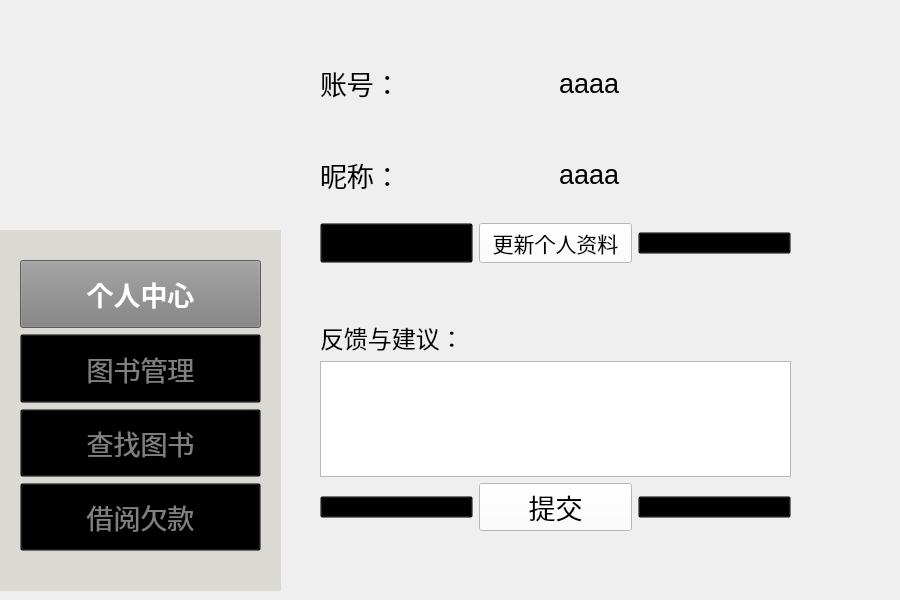
<?xml version="1.0" encoding="UTF-8"?>
<ui version="4.0">
 <class>personal</class>
 <widget class="QWidget" name="personal">
  <property name="geometry">
   <rect>
    <x>0</x>
    <y>0</y>
    <width>900</width>
    <height>600</height>
   </rect>
  </property>
  <property name="windowTitle">
   <string>Form</string>
  </property>
  <widget class="QWidget" name="verticalLayoutWidget_4">
   <property name="geometry">
    <rect>
     <x>320</x>
     <y>320</y>
     <width>471</width>
     <height>211</height>
    </rect>
   </property>
   <layout class="QVBoxLayout" name="request">
    <item>
     <widget class="QLabel" name="label_4">
      <property name="font">
       <font>
        <pointsize>18</pointsize>
       </font>
      </property>
      <property name="text">
       <string>反馈与建议：</string>
      </property>
     </widget>
    </item>
    <item>
     <widget class="QTextEdit" name="textEdit"/>
    </item>
    <item>
     <layout class="QHBoxLayout" name="horizontalLayout_2">
      <item>
       <widget class="QPushButton" name="None_2">
        <property name="enabled">
         <bool>false</bool>
        </property>
        <property name="styleSheet">
         <string notr="true">QPushButton {
    opacity: 0;  /* 设置按钮透明度 */
background-color: transparent;
}</string>
        </property>
        <property name="text">
         <string/>
        </property>
       </widget>
      </item>
      <item>
       <widget class="QPushButton" name="pushButton_2">
        <property name="font">
         <font>
          <pointsize>20</pointsize>
         </font>
        </property>
        <property name="styleSheet">
         <string notr="true">QPushButton {
    background-color: white;}</string>
        </property>
        <property name="text">
         <string>提交</string>
        </property>
       </widget>
      </item>
      <item>
       <widget class="QPushButton" name="None_1">
        <property name="enabled">
         <bool>false</bool>
        </property>
        <property name="styleSheet">
         <string notr="true">QPushButton {
    opacity: 0;  /* 设置按钮透明度 */
background-color: transparent;
}</string>
        </property>
        <property name="text">
         <string/>
        </property>
       </widget>
      </item>
     </layout>
    </item>
   </layout>
  </widget>
  <widget class="QWidget" name="verticalLayoutWidget">
   <property name="geometry">
    <rect>
     <x>0</x>
     <y>230</y>
     <width>281</width>
     <height>361</height>
    </rect>
   </property>
   <layout class="QVBoxLayout" name="mode">
    <item>
     <widget class="QFrame" name="frame">
      <property name="enabled">
       <bool>true</bool>
      </property>
      <property name="acceptDrops">
       <bool>false</bool>
      </property>
      <property name="autoFillBackground">
       <bool>false</bool>
      </property>
      <property name="styleSheet">
       <string notr="true">QFrame {
    background-color: rgb(218,217,211); 
}
</string>
      </property>
      <property name="frameShape">
       <enum>QFrame::Shape::NoFrame</enum>
      </property>
      <property name="frameShadow">
       <enum>QFrame::Shadow::Plain</enum>
      </property>
      <widget class="QWidget" name="verticalLayoutWidget_2">
       <property name="geometry">
        <rect>
         <x>20</x>
         <y>30</y>
         <width>241</width>
         <height>291</height>
        </rect>
       </property>
       <layout class="QVBoxLayout" name="verticalLayout_2">
        <item>
         <widget class="QPushButton" name="PersonalMode_Button">
          <property name="enabled">
           <bool>true</bool>
          </property>
          <property name="sizePolicy">
           <sizepolicy hsizetype="Expanding" vsizetype="Expanding">
            <horstretch>0</horstretch>
            <verstretch>0</verstretch>
           </sizepolicy>
          </property>
          <property name="font">
           <font>
            <pointsize>20</pointsize>
            <bold>true</bold>
           </font>
          </property>
          <property name="focusPolicy">
           <enum>Qt::FocusPolicy::ClickFocus</enum>
          </property>
          <property name="layoutDirection">
           <enum>Qt::LayoutDirection::LeftToRight</enum>
          </property>
          <property name="autoFillBackground">
           <bool>false</bool>
          </property>
          <property name="styleSheet">
           <string notr="true">QPushButton {
    background-color: gray;
    color: white;
}</string>
          </property>
          <property name="text">
           <string>个人中心</string>
          </property>
         </widget>
        </item>
        <item>
         <widget class="QPushButton" name="BookMode_Button">
          <property name="enabled">
           <bool>true</bool>
          </property>
          <property name="sizePolicy">
           <sizepolicy hsizetype="Expanding" vsizetype="Expanding">
            <horstretch>0</horstretch>
            <verstretch>0</verstretch>
           </sizepolicy>
          </property>
          <property name="palette">
           <palette>
            <active>
             <colorrole role="WindowText">
              <brush brushstyle="SolidPattern">
               <color alpha="255">
                <red>128</red>
                <green>128</green>
                <blue>128</blue>
               </color>
              </brush>
             </colorrole>
             <colorrole role="Button">
              <brush brushstyle="SolidPattern">
               <color alpha="0">
                <red>0</red>
                <green>0</green>
                <blue>0</blue>
               </color>
              </brush>
             </colorrole>
             <colorrole role="Text">
              <brush brushstyle="SolidPattern">
               <color alpha="255">
                <red>128</red>
                <green>128</green>
                <blue>128</blue>
               </color>
              </brush>
             </colorrole>
             <colorrole role="ButtonText">
              <brush brushstyle="SolidPattern">
               <color alpha="255">
                <red>128</red>
                <green>128</green>
                <blue>128</blue>
               </color>
              </brush>
             </colorrole>
             <colorrole role="Base">
              <brush brushstyle="SolidPattern">
               <color alpha="0">
                <red>0</red>
                <green>0</green>
                <blue>0</blue>
               </color>
              </brush>
             </colorrole>
             <colorrole role="Window">
              <brush brushstyle="SolidPattern">
               <color alpha="0">
                <red>0</red>
                <green>0</green>
                <blue>0</blue>
               </color>
              </brush>
             </colorrole>
             <colorrole role="PlaceholderText">
              <brush brushstyle="SolidPattern">
               <color alpha="128">
                <red>128</red>
                <green>128</green>
                <blue>128</blue>
               </color>
              </brush>
             </colorrole>
            </active>
            <inactive>
             <colorrole role="WindowText">
              <brush brushstyle="SolidPattern">
               <color alpha="255">
                <red>128</red>
                <green>128</green>
                <blue>128</blue>
               </color>
              </brush>
             </colorrole>
             <colorrole role="Button">
              <brush brushstyle="SolidPattern">
               <color alpha="0">
                <red>0</red>
                <green>0</green>
                <blue>0</blue>
               </color>
              </brush>
             </colorrole>
             <colorrole role="Text">
              <brush brushstyle="SolidPattern">
               <color alpha="255">
                <red>128</red>
                <green>128</green>
                <blue>128</blue>
               </color>
              </brush>
             </colorrole>
             <colorrole role="ButtonText">
              <brush brushstyle="SolidPattern">
               <color alpha="255">
                <red>128</red>
                <green>128</green>
                <blue>128</blue>
               </color>
              </brush>
             </colorrole>
             <colorrole role="Base">
              <brush brushstyle="SolidPattern">
               <color alpha="0">
                <red>0</red>
                <green>0</green>
                <blue>0</blue>
               </color>
              </brush>
             </colorrole>
             <colorrole role="Window">
              <brush brushstyle="SolidPattern">
               <color alpha="0">
                <red>0</red>
                <green>0</green>
                <blue>0</blue>
               </color>
              </brush>
             </colorrole>
             <colorrole role="PlaceholderText">
              <brush brushstyle="SolidPattern">
               <color alpha="128">
                <red>128</red>
                <green>128</green>
                <blue>128</blue>
               </color>
              </brush>
             </colorrole>
            </inactive>
            <disabled>
             <colorrole role="WindowText">
              <brush brushstyle="SolidPattern">
               <color alpha="255">
                <red>128</red>
                <green>128</green>
                <blue>128</blue>
               </color>
              </brush>
             </colorrole>
             <colorrole role="Button">
              <brush brushstyle="SolidPattern">
               <color alpha="0">
                <red>0</red>
                <green>0</green>
                <blue>0</blue>
               </color>
              </brush>
             </colorrole>
             <colorrole role="Text">
              <brush brushstyle="SolidPattern">
               <color alpha="255">
                <red>128</red>
                <green>128</green>
                <blue>128</blue>
               </color>
              </brush>
             </colorrole>
             <colorrole role="ButtonText">
              <brush brushstyle="SolidPattern">
               <color alpha="255">
                <red>128</red>
                <green>128</green>
                <blue>128</blue>
               </color>
              </brush>
             </colorrole>
             <colorrole role="Base">
              <brush brushstyle="SolidPattern">
               <color alpha="0">
                <red>0</red>
                <green>0</green>
                <blue>0</blue>
               </color>
              </brush>
             </colorrole>
             <colorrole role="Window">
              <brush brushstyle="SolidPattern">
               <color alpha="0">
                <red>0</red>
                <green>0</green>
                <blue>0</blue>
               </color>
              </brush>
             </colorrole>
             <colorrole role="PlaceholderText">
              <brush brushstyle="SolidPattern">
               <color alpha="128">
                <red>128</red>
                <green>128</green>
                <blue>128</blue>
               </color>
              </brush>
             </colorrole>
            </disabled>
           </palette>
          </property>
          <property name="font">
           <font>
            <pointsize>20</pointsize>
           </font>
          </property>
          <property name="mouseTracking">
           <bool>false</bool>
          </property>
          <property name="acceptDrops">
           <bool>false</bool>
          </property>
          <property name="layoutDirection">
           <enum>Qt::LayoutDirection::LeftToRight</enum>
          </property>
          <property name="autoFillBackground">
           <bool>false</bool>
          </property>
          <property name="styleSheet">
           <string notr="true">QPushButton {
    background-color: transparent;
    color: grey;
}
</string>
          </property>
          <property name="text">
           <string>图书管理</string>
          </property>
         </widget>
        </item>
        <item>
         <widget class="QPushButton" name="FindBookMode_Button">
          <property name="sizePolicy">
           <sizepolicy hsizetype="Expanding" vsizetype="Expanding">
            <horstretch>0</horstretch>
            <verstretch>0</verstretch>
           </sizepolicy>
          </property>
          <property name="font">
           <font>
            <pointsize>20</pointsize>
            <bold>false</bold>
           </font>
          </property>
          <property name="layoutDirection">
           <enum>Qt::LayoutDirection::LeftToRight</enum>
          </property>
          <property name="autoFillBackground">
           <bool>false</bool>
          </property>
          <property name="styleSheet">
           <string notr="true">QPushButton {
    background-color: transparent;
    color: grey;
}
</string>
          </property>
          <property name="text">
           <string>查找图书</string>
          </property>
         </widget>
        </item>
        <item>
         <widget class="QPushButton" name="PayMode_Button">
          <property name="sizePolicy">
           <sizepolicy hsizetype="Expanding" vsizetype="Expanding">
            <horstretch>0</horstretch>
            <verstretch>0</verstretch>
           </sizepolicy>
          </property>
          <property name="font">
           <font>
            <pointsize>20</pointsize>
           </font>
          </property>
          <property name="layoutDirection">
           <enum>Qt::LayoutDirection::LeftToRight</enum>
          </property>
          <property name="autoFillBackground">
           <bool>false</bool>
          </property>
          <property name="styleSheet">
           <string notr="true">QPushButton {
    background-color: transparent;
    color: grey;
}
</string>
          </property>
          <property name="text">
           <string>借阅欠款</string>
          </property>
         </widget>
        </item>
       </layout>
       <zorder>BookMode_Button</zorder>
       <zorder>FindBookMode_Button</zorder>
       <zorder>PayMode_Button</zorder>
       <zorder>PersonalMode_Button</zorder>
      </widget>
     </widget>
    </item>
   </layout>
  </widget>
  <widget class="QWidget" name="verticalLayoutWidget_3">
   <property name="geometry">
    <rect>
     <x>320</x>
     <y>40</y>
     <width>471</width>
     <height>223</height>
    </rect>
   </property>
   <layout class="QVBoxLayout" name="personal_2">
    <item>
     <layout class="QHBoxLayout" name="horizontalLayout_5">
      <item>
       <widget class="QLabel" name="label_9">
        <property name="font">
         <font>
          <pointsize>20</pointsize>
         </font>
        </property>
        <property name="text">
         <string>账号：</string>
        </property>
       </widget>
      </item>
      <item>
       <widget class="QLabel" name="acc_label">
        <property name="font">
         <font>
          <pointsize>20</pointsize>
         </font>
        </property>
        <property name="text">
         <string>aaaa</string>
        </property>
       </widget>
      </item>
     </layout>
    </item>
    <item>
     <layout class="QHBoxLayout" name="horizontalLayout">
      <item>
       <widget class="QLabel" name="label_6">
        <property name="font">
         <font>
          <pointsize>20</pointsize>
         </font>
        </property>
        <property name="text">
         <string>昵称：</string>
        </property>
       </widget>
      </item>
      <item>
       <widget class="QLabel" name="nickname_label">
        <property name="font">
         <font>
          <pointsize>20</pointsize>
         </font>
        </property>
        <property name="text">
         <string>aaaa</string>
        </property>
       </widget>
      </item>
     </layout>
    </item>
    <item>
     <layout class="QHBoxLayout" name="horizontalLayout_3">
      <item>
       <widget class="QPushButton" name="None_3">
        <property name="enabled">
         <bool>false</bool>
        </property>
        <property name="sizePolicy">
         <sizepolicy hsizetype="Preferred" vsizetype="Preferred">
          <horstretch>0</horstretch>
          <verstretch>0</verstretch>
         </sizepolicy>
        </property>
        <property name="maximumSize">
         <size>
          <width>16777215</width>
          <height>16777215</height>
         </size>
        </property>
        <property name="styleSheet">
         <string notr="true">QPushButton {
    opacity: 0;  /* 设置按钮透明度 */
background-color: transparent;
}</string>
        </property>
        <property name="text">
         <string/>
        </property>
       </widget>
      </item>
      <item>
       <widget class="QPushButton" name="Update_Button">
        <property name="font">
         <font>
          <pointsize>16</pointsize>
         </font>
        </property>
        <property name="styleSheet">
         <string notr="true">QPushButton {
    background-color: white;}</string>
        </property>
        <property name="text">
         <string>更新个人资料</string>
        </property>
       </widget>
      </item>
      <item>
       <widget class="QPushButton" name="None_4">
        <property name="enabled">
         <bool>false</bool>
        </property>
        <property name="styleSheet">
         <string notr="true">QPushButton {
    opacity: 0;  /* 设置按钮透明度 */
background-color: transparent;
}</string>
        </property>
        <property name="text">
         <string/>
        </property>
       </widget>
      </item>
     </layout>
    </item>
   </layout>
  </widget>
  <widget class="QLabel" name="logo">
   <property name="enabled">
    <bool>true</bool>
   </property>
   <property name="geometry">
    <rect>
     <x>0</x>
     <y>0</y>
     <width>281</width>
     <height>271</height>
    </rect>
   </property>
   <property name="styleSheet">
    <string notr="true">QLabel {
    background-color: transparent;
}
</string>
   </property>
   <property name="frameShape">
    <enum>QFrame::Shape::NoFrame</enum>
   </property>
   <property name="frameShadow">
    <enum>QFrame::Shadow::Plain</enum>
   </property>
   <property name="text">
    <string/>
   </property>
   <property name="pixmap">
    <pixmap resource="Logo.qrc">:/image/Logo.png</pixmap>
   </property>
   <property name="scaledContents">
    <bool>true</bool>
   </property>
   <property name="wordWrap">
    <bool>false</bool>
   </property>
   <property name="openExternalLinks">
    <bool>false</bool>
   </property>
   <property name="textInteractionFlags">
    <set>Qt::TextInteractionFlag::LinksAccessibleByMouse</set>
   </property>
  </widget>
  <widget class="QLabel" name="cat_1">
   <property name="geometry">
    <rect>
     <x>720</x>
     <y>360</y>
     <width>171</width>
     <height>221</height>
    </rect>
   </property>
   <property name="sizePolicy">
    <sizepolicy hsizetype="Expanding" vsizetype="Expanding">
     <horstretch>0</horstretch>
     <verstretch>0</verstretch>
    </sizepolicy>
   </property>
   <property name="maximumSize">
    <size>
     <width>300</width>
     <height>300</height>
    </size>
   </property>
   <property name="text">
    <string/>
   </property>
   <property name="pixmap">
    <pixmap resource="Logo.qrc">:/image/Cat(1).png</pixmap>
   </property>
   <property name="scaledContents">
    <bool>true</bool>
   </property>
  </widget>
  <zorder>logo</zorder>
  <zorder>verticalLayoutWidget_4</zorder>
  <zorder>verticalLayoutWidget</zorder>
  <zorder>verticalLayoutWidget_3</zorder>
  <zorder>cat_1</zorder>
 </widget>
 <resources>
  <include location="Logo.qrc"/>
 </resources>
 <connections/>
</ui>
